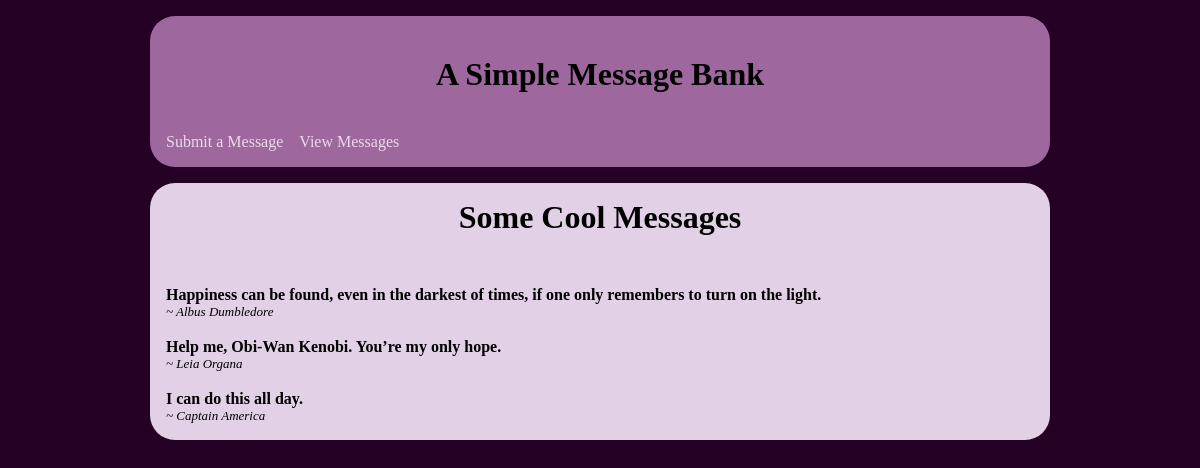
Screenshot of /view/ with the database file from the repository.
### tables this page shows
CREATE TABLE messages (
  id INTEGER PRIMARY KEY AUTOINCREMENT,
  handle TEXT NOT NULL,
  message TEXT NOT NULL
);

### app.py (the view)
@app.route("/view/")
def view():
    return render_template("view.html", rand_messages = random_messages(3))

### app.py (called while the page is built)
def get_message_db():
    if 'message_db' not in g:
        g.message_db = sqlite3.connect('messages_db.sqlite')
    with current_app.open_resource('init.sql') as f:
        g.message_db.executescript(f.read().decode('utf8'))
    return g.message_db

def random_messages(n):
    db = get_message_db()
    rand_messages = db.execute(f'SELECT handle, message FROM messages ORDER BY RANDOM() LIMIT {n}').fetchall()
    db = g.pop('message_db', None)
    if db is not None:
        db.close()
    return rand_messages

### templates/view.html
{% extends 'base.html' %}
{% block header %}
  <h1>{% block title %}Some Cool Messages{% endblock %}</h1>
{% endblock %}
{% block content %}
    {% for m in rand_messages %}
      <br>
      <b>{{m[1]}}</b>
      <p style="font-style: italic; font-size: small; margin-top: 0%;"> ~ {{m[0]}}</p>
    {%  endfor %}
{% endblock %}

### templates/base.html (shortened to what this page needs)
<!doctype html>
<link rel="stylesheet" href="../static/my_style.css">
<nav>
  <h1>A Simple Message Bank</h1>
  <ul>
    <li><a href="{{ url_for('submit') }}">Submit a Message</a></li>
    <li><a href="{{ url_for('view') }}">View Messages</a></li>
  </ul>
</nav>
<section class="content">
  <header>
    {% block header %}{% endblock %}
  </header>
  {% block content %}{% endblock %}
</section>

### static/my_style.css (style rules this page uses)
h1 { color: rgb(0, 0, 0); font-family: cursive; font-size: xx-large; margin: 1rem 0; text-align: center; padding: 1rem; }
a { color: rgb(236, 217, 235); text-decoration: none; }
nav { background: rgb(158, 104, 158); padding: 0.5rem 0.5rem; border-radius: 25px; }
nav ul { display: flex; list-style: none; margin: 0; padding: 0; }
nav ul li a { display: block; padding: 0.5rem; }
.content { padding: 0 1rem 1rem; background: rgb(226, 208, 230); border-radius: 25px; }
p { margin: 0; }

### rows the page displays
messages: message "Happiness can be found, even in the darkest of times, if one only remembers to turn on the light.", handle "Albus Dumbledore"
messages: message "Help me, Obi-Wan Kenobi. You’re my only hope.", handle "Leia Organa"
messages: message "I can do this all day.", handle "Captain America"
